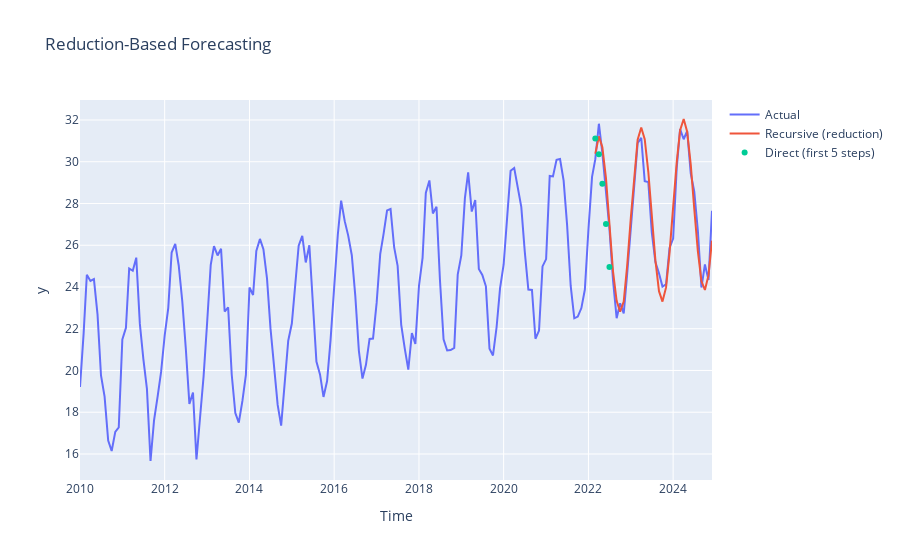

Notebook code cell kept with this figure:
### Code cell
fig = go.Figure()
fig.add_trace(go.Scatter(x=series.index.to_timestamp(), y=series, mode="lines", name="Actual"))
fig.add_trace(go.Scatter(x=recursive_preds.index.to_timestamp(), y=recursive_preds, mode="lines", name="Recursive (reduction)"))
fig.add_trace(go.Scatter(x=direct_preds.index.to_timestamp(), y=direct_preds, mode="markers", name="Direct (first 5 steps)"))
fig.update_layout(title="Reduction-Based Forecasting", xaxis_title="Time", yaxis_title="y")
fig.show()

### Figure 1 — Plotly figure (JSON) as saved in the notebook; plotly's stock layout.template omitted (floating-point values rounded to 4 significant figures; data arrays with more than 128 entries replaced by an {"elided": "..."} marker saying what was removed)
{"data": [{"mode": "lines", "name": "Actual", "type": "scatter", "x": {"elided": "180 str values"}, "y": {"elided": "180 float values"}}, {"mode": "lines", "name": "Recursive (reduction)", "type": "scatter", "x": ["2022-03-01T00:00:00", "2022-04-01T00:00:00", "2022-05-01T00:00:00", "2022-06-01T00:00:00", "2022-07-01T00:00:00", "2022-08-01T00:00:00", "2022-09-01T00:00:00", "2022-10-01T00:00:00", "2022-11-01T00:00:00", "2022-12-01T00:00:00", "2023-01-01T00:00:00", "2023-02-01T00:00:00", "2023-03-01T00:00:00", "2023-04-01T00:00:00", "2023-05-01T00:00:00", "2023-06-01T00:00:00", "2023-07-01T00:00:00", "2023-08-01T00:00:00", "2023-09-01T00:00:00", "2023-10-01T00:00:00", "2023-11-01T00:00:00", "2023-12-01T00:00:00", "2024-01-01T00:00:00", "2024-02-01T00:00:00", "2024-03-01T00:00:00", "2024-04-01T00:00:00", "2024-05-01T00:00:00", "2024-06-01T00:00:00", "2024-07-01T00:00:00", "2024-08-01T00:00:00", "2024-09-01T00:00:00", "2024-10-01T00:00:00", "2024-11-01T00:00:00", "2024-12-01T00:00:00"], "y": [30.39, 31.22, 30.69, 29.21, 27.02, 24.73, 23.34, 22.82, 23.3, 25.03, 27.3, 29.46, 31.05, 31.64, 31.08, 29.52, 27.36, 25.28, 23.8, 23.3, 23.98, 25.64, 27.83, 29.98, 31.51, 32.05, 31.44, 29.86, 27.76, 25.71, 24.28, 23.86, 24.56, 26.22]}, {"mode": "markers", "name": "Direct (first 5 steps)", "type": "scatter", "x": ["2022-03-01T00:00:00", "2022-04-01T00:00:00", "2022-05-01T00:00:00", "2022-06-01T00:00:00", "2022-07-01T00:00:00"], "y": [31.11, 30.35, 28.94, 27.02, 24.96]}], "layout": {"title": {"text": "Reduction-Based Forecasting"}, "xaxis": {"title": {"text": "Time"}}, "yaxis": {"title": {"text": "y"}}}}
